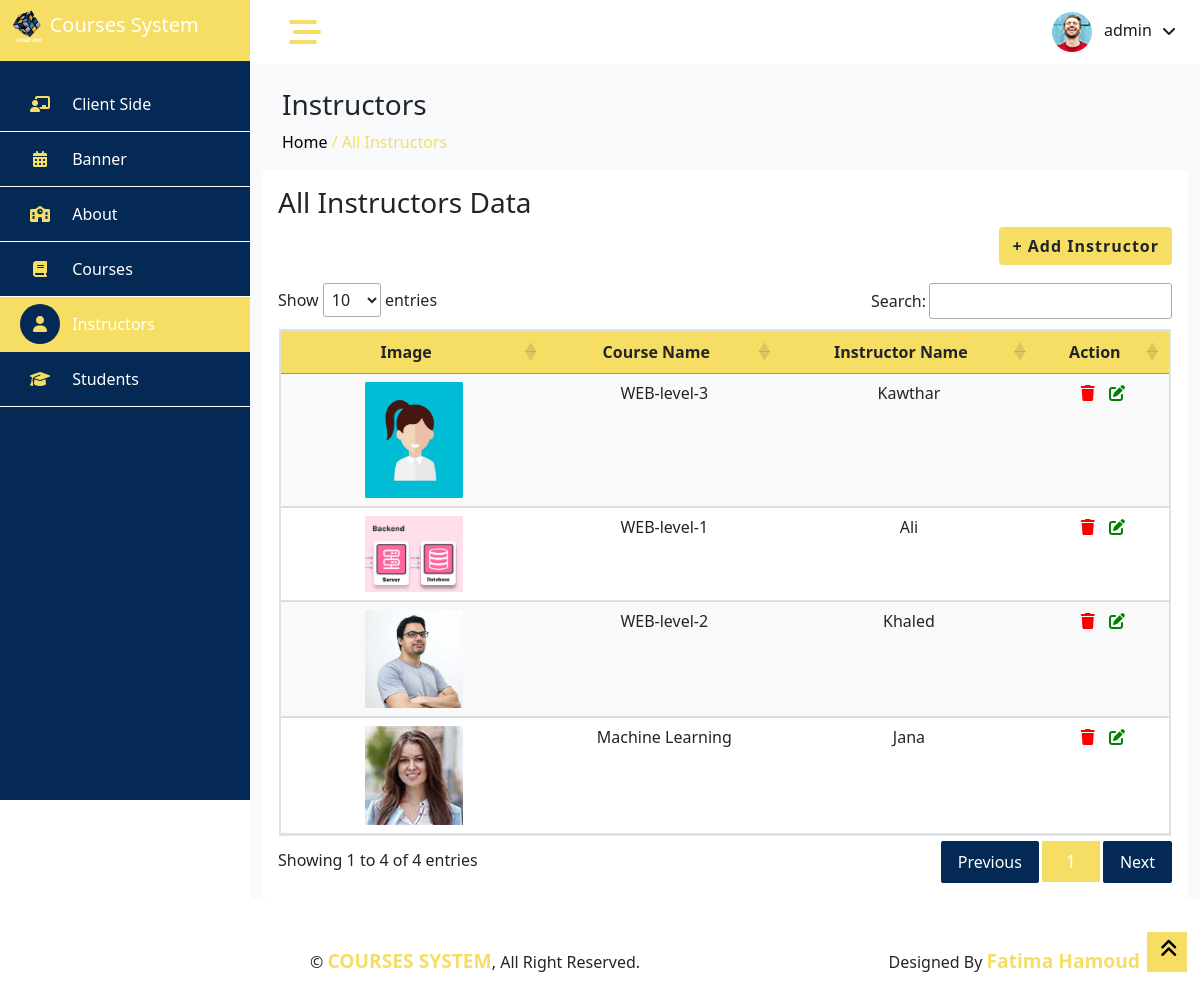
The page /adminInstructor.php (signed in) on the database its author committed.
### tables this page shows
CREATE TABLE IF NOT EXISTS `admininstructor` (
  `id` int UNSIGNED NOT NULL AUTO_INCREMENT,
  `name` varchar(255) NOT NULL,
  `course` varchar(255) NOT NULL,
  `image` varchar(255) DEFAULT NULL,
  PRIMARY KEY (`id`)
);

### adminInstructor.php (the view, shortened to what this page needs)
<?php include('connect.php');
require('common/header.php');
$sql = "SELECT * FROM `admininstructor`";
$result = $conn->query($sql);
$instructor = $result->fetch_all(MYSQLI_ASSOC);
?>
<body>
    <div class="container-fluid position-relative bg-white d-flex p-0">
        <?php require('common/sidebar.php'); ?>
        <div class="content">
            <?php require('common/navbar.php'); ?>
            <div class="container-fluid pt-4 min-vh-100 bg-light">
                <div class="row ms-2">
                    <h3>Instructors</h3>
                    <a href="index.php" style="color: black;">
                        <p>Home
                    </a> <span style="color: #f6de64;"> / <a href="adminInstructor.php" style="color:#f6de64">All
                            Instructors</a></span></p>
                </div>
                <div class="card height-auto border-0">
                    <div class="card-body">
                        <div class="heading-layout1">
                            <div class="item-title">
                                <h3>All Instructors Data</h3>
                            </div>
                        </div>
                        <button type="button" class="btn float-end btn-width-sm text-dark" data-bs-toggle="modal" data-bs-target="#myModal" style="background-color: #f6de64;color:white; border-radius:4px; letter-spacing:1px;font-weight:bold ">
                            + Add Instructor </button>
                        <div class="card-body">
                        </div>
                        <div class=" row mt-4">
                            <div class="table-bordered table-responsive table-hover">
                                <table class="table display data-table text-nowrap table-striped" id="dataTable" role="grid">
                                    <thead>
                                        <tr role="row">
                                            <th class="sorting text-center" style="background-color: #f6de64;">Image</th>
                                            <th class="sorting text-center" style="background-color: #f6de64;">Course Name</th>
                                            <th class="sorting text-center" style="background-color: #f6de64;">Instructor Name</th>
                                            <th class="sorting text-center" style="background-color: #f6de64;">Action</th>
                                        </tr>
                                    </thead>
                                    <tbody>
                                        <?php foreach ($instructor as $i) {
                                        ?>
                                            <tr class="text-center">
                                                <td id="image" style="width: 30%;">
                                                    <img src="vpCourses/img/instructors/<?php echo $i['image'] ?>" width="40%" alt="">
                                                </td>
                                                <td id="courseCell"><?php echo $i['course']; ?></td>
                                                <td id="instructorCell"><?php echo $i['name']; ?></td>
                                                <td>
                                                    <a href="#" onclick="confirmDelete(<?php echo $i['id']; ?>, '<?php echo $i['name']; ?>');">
                                                        <i class="fa-solid fa-trash" style="color: red; margin-right: 10px;" title="Delete"></i>
                                                    </a>
                                                    <a href="updateFormAdminInstructor.php?id=<?php echo $i['id']; ?>" title="Update"><i class=" fa-solid fa-pen-to-square" style="color: green;"></i></a>
                                                </td>
                                            </tr>
                                        <?php
                                        } ?>
                                    </tbody>
                                </table>
                            </div>
                        </div>
                    </div>
                </div>
            </div>
            <div class="container-fluid">
                <?php require('common/footer.php'); ?>
            </div>
        </div>
        <a href="#" class="btn btn-lg  btn-lg-square back-to-top  bg-yellow" style="border-radius:0px"><i class="fa fa-angle-double-up" style="color: black;"></i></a>
    </div>
</body>
</html>

### common/header.php (shortened to what this page needs)
<!DOCTYPE html>
<html lang="en">
<head>
    <link href="css/style.css" rel="stylesheet">
    <link href="css/datatables.css" rel="stylesheet">
    <link rel="stylesheet" href="https://cdnjs.cloudflare.com/ajax/libs/font-awesome/6.4.2/css/all.min.css" />
    <link href="css/bootstrap.min.css" rel="stylesheet">
    <link href="css/select2.css" rel="stylesheet">
</head>

### common/sidebar.php
<div class="sidebar  pb-3" style="background-color: #042954;">
    <nav class="navbar  navbar-light">
        <a href="index.php" class=" mt-0 mb-3 courses-system" style="background-color: #f6de64; width:250px !important;">
            <h5 style="color: white !important; padding:10px"><img src="img/logo.png" alt="" width="15%"> Courses System</h5>
        </a>
        <div class="navbar-nav w-100">
            <div class="nav-item dropdown">
                    <a href="vpCourses/index.php" class="nav-link text-white  <?php echo basename($_SERVER['PHP_SELF']) == 'vpCourses/index.php' ? 'active' : ''; ?> ">
                        <i class="fa-solid fa-chalkboard-user me-2" style="color: #f6de64 !important; background-color:#042954 !important"></i>
                        Client Side</a>
                </div>
                <div class="nav-item dropdown">
                    <a href="banner.php" class="nav-link text-white  <?php echo basename($_SERVER['PHP_SELF']) == 'banner.php' ? 'active' : ''; ?> ">
                        <i class="fa-solid fa-calendar-days me-2" style="color: #f6de64 !important; background-color:#042954 !important"></i>
                        Banner</a>
                </div>
                <div class="nav-item dropdown">
                    <a href="about.php" class="nav-link text-white  <?php echo basename($_SERVER['PHP_SELF']) == 'about.php' || basename($_SERVER['PHP_SELF']) == 'updateFormAbout.php' ? 'active' : ''; ?> ">
                        <i class="fa-solid fa-school me-2" style="color: #f6de64 !important; background-color:#042954 !important"></i>
                        About</a>
                </div>
                <div class="nav-item dropdown">
                    <a href="adminCourse.php" class="nav-link text-white  <?php echo basename($_SERVER['PHP_SELF']) == 'adminCourse.php' || basename($_SERVER['PHP_SELF']) == 'updateFormAdminCourse.php' ? 'active' : ''; ?> ">
                        <i class="fa-solid fa-book me-2" style="color: #f6de64 !important; background-color:#042954 !important"></i>
                        Courses</a>
                </div>
                <div class="nav-item dropdown">
                    <a href="adminInstructor.php" class="nav-link text-white  <?php echo basename($_SERVER['PHP_SELF']) == 'adminInstructor.php' || basename($_SERVER['PHP_SELF']) == 'updateFormAdminInstructor.php' ? 'active' : ''; ?> ">
                        <i class="fa-solid fa-user me-2" style="color: #f6de64 !important; background-color:#042954 !important"></i>
                        Instructors</a>
                </div>
                <div class="nav-item dropdown">
                    <a href="adminStudent.php" class="nav-link text-white  <?php echo basename($_SERVER['PHP_SELF']) == 'adminStudent.php' || basename($_SERVER['PHP_SELF']) == 'updateFormAdminStudent.php' ? 'active' : ''; ?> ">
                        <i class="fa-solid fa-graduation-cap me-2" style="color: #f6de64 !important; background-color:#042954 !important"></i>
                        Students</a>
                </div>
        </div>
    </nav>
</div>

### common/navbar.php (shortened to what this page needs)
<nav class="navbar navbar-expand bg-light navbar-light sticky-top px-4 py-0 bg-white">
    <a href="" class="sidebar-toggler flex-shrink-0">
        <i class="fa-solid fa-bars-staggered fa-2x" style="color:#f6de64; width:10px"></i>
    </a>
    <div class="navbar-nav align-items-center ms-auto display-sm-none">
        <div class="nav-item dropdown">
            <a href="#" class="nav-link dropdown-toggle" data-bs-toggle="dropdown">
                <img class="rounded-circle me-lg-2" src="img/user.jpg" alt="" style="width: 40px; height: 40px;">
                <span class="d-none d-lg-inline-flex">
                    <?php
                        if(isset($_SESSION)){
                            echo $_SESSION['userName'];
                        }
                        else{
                            echo "Guest";
                        }
                    ?>
                </span>
            </a>
        </div>
    </div>
</nav>

### common/footer.php
<div class="container-fluid pt-4 px-4 bg-white ">
    <div class=" rounded-top p-4">
        <div class="row">
            <div class="col-12 col-sm-6 text-center text-sm-start">
                &copy; <a href="#" style="color: #f6de64;font-size:larger;font-weight:bolder">COURSES SYSTEM</a>, All Right Reserved.
            </div>
            <div class="col-12 col-sm-6 text-center text-sm-end">
                Designed By <a href="#" style="color: #f6de64 ;font-size:larger;font-weight:bolder">Fatima Hamoud</a>
            </div>
        </div>
    </div>
</div>

### css/style.css (style rules this page uses)
:root { --primary: blue; --light: #F3F6F9; --dark: #191C24; }
.back-to-top { position: fixed; display: none; right: 13px; bottom: 28px; z-index: 99; }
.btn { transition: .5s; }
.btn-lg-square { width: 40px; height: 40px; }
.btn-square, .btn-sm-square, .btn-lg-square { padding: 0; display: inline-flex; align-items: center; justify-content: center; font-weight: normal; border-radius: 0px; }
.sidebar { position: fixed; top: 0; left: 0; bottom: 0; width: 250px; height: 100vh; overflow-y: auto; background: var(--light); transition: 0.5s; z-index: 999; }
.content { margin-left: 250px; min-height: 100vh; background: #FFFFFF; transition: 0.5s; }
@media (min-width: 992px) { .sidebar { margin-left: 0; } }
@media (min-width: 992px) { .content { width: calc(100% - 250px); } }
.sidebar .navbar .navbar-nav .nav-link { padding: 7px 20px; color: var(--dark); font-weight: 500; outline: none; border-bottom: 1px solid white; }
.sidebar .navbar .navbar-nav .nav-link.active { color: white !important; border-radius: 0px; border-color: #f6de64; background-color: #f6de64; }
.sidebar .navbar .navbar-nav .nav-link i { width: 40px; height: 40px; display: inline-flex; align-items: center; justify-content: center; background: #FFFFFF; border-radius: 40px; }
.sidebar .navbar .navbar-nav .nav-link:hover i, .sidebar .navbar .navbar-nav .nav-link.active i { background: var(--light); }
.content .navbar .navbar-nav .nav-link { margin-left: 25px; padding: 12px 0; color: var(--dark); outline: none; }
.content .navbar .sidebar-toggler, .content .navbar .navbar-nav .nav-link i { width: 40px; height: 40px; display: inline-flex; align-items: center; justify-content: center; background: #FFFFFF; border-radius: 40px; }
.content .navbar .dropdown-toggle::after { margin-left: 6px; vertical-align: middle; border: none; content: "\f107"; font-family: "Font Awesome 5 Free"; font-weight: 900; transition: .5s; }
.bg-yellow { background-color: #f6de64 !important; }

### rows shown on the page
admininstructor: image (picture), course "WEB-level-3", name "Kawthar"
admininstructor: image (picture), course "WEB-level-1", name "Ali"
admininstructor: image (picture), course "WEB-level-2", name "Khaled"
admininstructor: image (picture), course "Machine Learning", name "Jana"

### other values the page prints
$_SESSION['userName'] "admin"
